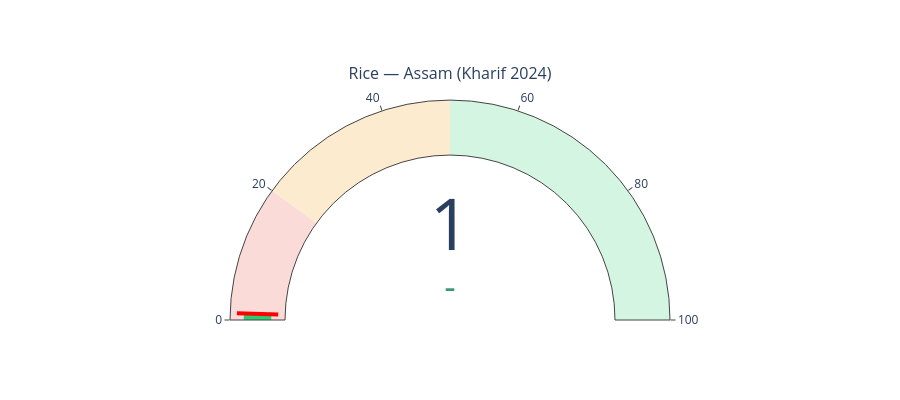

Notebook code cell kept with this figure:
### Code cell
# ── ✏️  CHANGE THESE VALUES ─────────────────────────────────────
MY_CROP       = 'Rice'          # Crop name
MY_YEAR       = 2024            # Year
MY_SEASON     = 'Kharif'       # Kharif / Rabi / Whole Year / etc.
MY_STATE      = 'Assam'        # Indian state
MY_AREA       = 50000          # Cultivated area in hectares
MY_RAINFALL   = 1800           # Annual rainfall in mm
MY_FERTILIZER = 4000000        # Fertilizer in kg
MY_PESTICIDE  = 12000          # Pesticide in kg
# ─────────────────────────────────────────────────────────────────

result = predict_yield(
    crop=MY_CROP, year=MY_YEAR, season=MY_SEASON,
    state=MY_STATE, area=MY_AREA, rainfall=MY_RAINFALL,
    fertilizer=MY_FERTILIZER, pesticide=MY_PESTICIDE
)

print('='*50)
print('  YOUR CROP YIELD PREDICTION')
print('='*50)
for k, v in result.items():
    print(f'  {k:35s}: {v}')
print('='*50)

# Visual gauge
y_val = result['Predicted Yield (tonnes/ha)']
fig = go.Figure(go.Indicator(
    mode='gauge+number+delta',
    value=min(y_val, 100),
    title={'text': f"{MY_CROP} — {MY_STATE} ({MY_SEASON} {MY_YEAR})",
           'font': {'size': 16}},
    gauge={
        'axis': {'range': [0, 100]},
        'bar':  {'color': '#2ECC71'},
        'steps': [
            {'range': [0,   20],  'color': '#FADBD8'},
            {'range': [20,  50],  'color': '#FDEBD0'},
            {'range': [50,  100], 'color': '#D5F5E3'},
        ],
        'threshold': {'line': {'color': 'red', 'width': 4},
                      'thickness': 0.75, 'value': y_val}
    }
))
fig.update_layout(height=400)
fig.show()

### Figure 1 — Plotly figure (JSON) as saved in the notebook; plotly's stock layout.template omitted (floating-point values rounded to 4 significant figures)
{"data": [{"gauge": {"axis": {"range": [0, 100]}, "bar": {"color": "#2ECC71"}, "steps": [{"color": "#FADBD8", "range": [0, 20]}, {"color": "#FDEBD0", "range": [20, 50]}, {"color": "#D5F5E3", "range": [50, 100]}], "threshold": {"line": {"color": "red", "width": 4}, "thickness": 0.75, "value": 1.02}}, "mode": "gauge+number+delta", "title": {"font": {"size": 16}, "text": "Rice — Assam (Kharif 2024)"}, "type": "indicator", "value": 1.02}], "layout": {"height": 400}}
